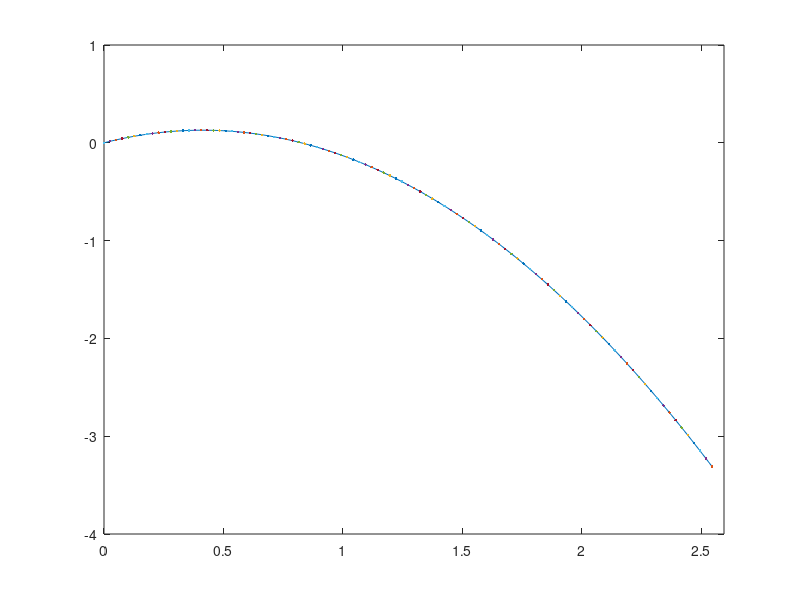

Reproduce this figure in MATLAB.
a = -9.8;
x_inicial = 0;
y_inicial = 0;
t = 0:.01:1;
vx = 3*cosd(32);
vy = 3*sind(32);


x = vx*t;
y = (vy*t) + (a*t.^2)/2;
plot(x, y);

figure(1);
hold on;


for n=1:length(t)
    tiempo = t(n);
    x = vx*tiempo;
    y = (vy*tiempo) + (a*tiempo.^2)/2;
    vec = quiver(x, y, 0, -.5);
    plot(x, y);
    xlim([0 inf]);
    pause(0.1);
    delete(vec);
end



